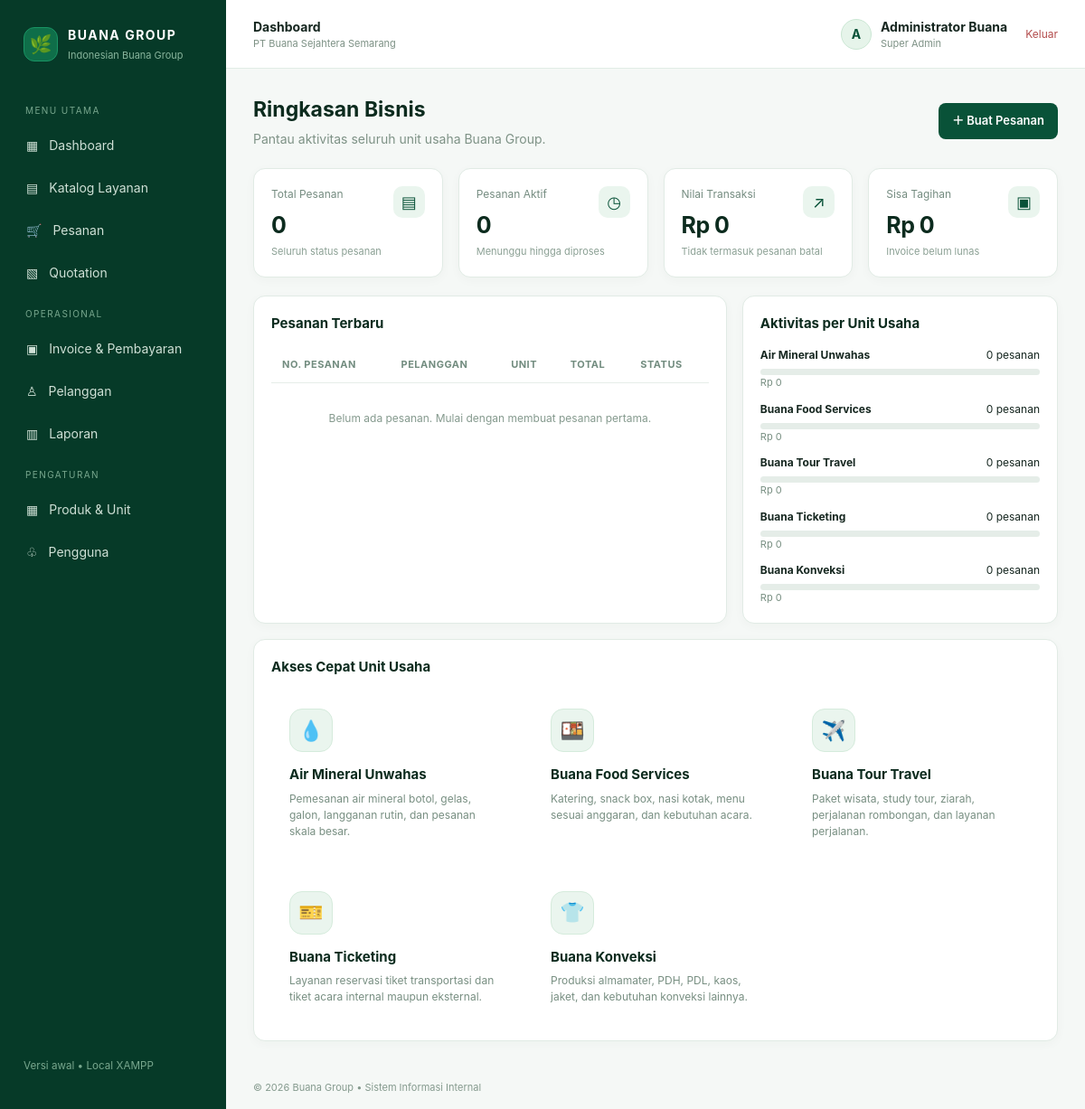
/index.php (signed in), run on the app's committed database.
### tables this page shows
CREATE TABLE business_units (
 id INT AUTO_INCREMENT PRIMARY KEY,
 name VARCHAR(120) NOT NULL,
 slug VARCHAR(80) NOT NULL UNIQUE,
 icon VARCHAR(20) DEFAULT '▣',
 description TEXT,
 is_active TINYINT(1) DEFAULT 1,
 created_at TIMESTAMP DEFAULT CURRENT_TIMESTAMP
);

### includes/functions.php (called while the page is built, shortened)
<?php
function e($v): string { return htmlspecialchars((string)$v, ENT_QUOTES, 'UTF-8'); }
function rupiah($n): string { return 'Rp '.number_format((float)$n, 0, ',', '.'); }

### index.php (the view, shortened to what this page needs)
<?php
require_once 'includes/functions.php'; require_login(); page_title('Dashboard');
$pdo=db();
$orders=(int)$pdo->query("SELECT COUNT(*) FROM orders")->fetchColumn();
$pending=(int)$pdo->query("SELECT COUNT(*) FROM orders WHERE status IN ('pending','approved','processing')")->fetchColumn();
$sales=(float)$pdo->query("SELECT COALESCE(SUM(total),0) FROM orders WHERE status<>'cancelled'")->fetchColumn();
$receivable=(float)$pdo->query("SELECT COALESCE(SUM(total-paid_amount),0) FROM invoices WHERE status<>'paid'")->fetchColumn();
$recent=$pdo->query("SELECT o.*,u.name customer,bu.name unit_name FROM orders o LEFT JOIN users u ON u.id=o.customer_id LEFT JOIN business_units bu ON bu.id=o.unit_id ORDER BY o.created_at DESC LIMIT 8")->fetchAll();
$units=$pdo->query("SELECT bu.*,COUNT(o.id) order_count,COALESCE(SUM(CASE WHEN o.status<>'cancelled' THEN o.total ELSE 0 END),0) revenue FROM business_units bu LEFT JOIN orders o ON o.unit_id=bu.id GROUP BY bu.id ORDER BY bu.id")->fetchAll();
include 'includes/header.php';
?>
<div class="page-head"><div><h1>Ringkasan Bisnis</h1><p class="sub">Pantau aktivitas seluruh unit usaha Buana Group.</p></div><a class="btn gold" href="order_create.php">＋ Buat Pesanan</a></div>
<div class="grid stats">
<div class="card"><span class="stat-icon">▤</span><div class="stat-label">Total Pesanan</div><div class="stat-value"><?=number_format($orders)?></div><div class="stat-note">Seluruh status pesanan</div></div>
<div class="card"><span class="stat-icon">◷</span><div class="stat-label">Pesanan Aktif</div><div class="stat-value"><?=number_format($pending)?></div><div class="stat-note">Menunggu hingga diproses</div></div>
<div class="card"><span class="stat-icon">↗</span><div class="stat-label">Nilai Transaksi</div><div class="stat-value"><?=rupiah($sales)?></div><div class="stat-note">Tidak termasuk pesanan batal</div></div>
<div class="card"><span class="stat-icon">▣</span><div class="stat-label">Sisa Tagihan</div><div class="stat-value"><?=rupiah($receivable)?></div><div class="stat-note">Invoice belum lunas</div></div>
</div>
<div class="grid two-col">
<div class="card"><h2 class="section-title">Pesanan Terbaru</h2><div class="table-wrap"><table><thead><tr><th>No. Pesanan</th><th>Pelanggan</th><th>Unit</th><th>Total</th><th>Status</th></tr></thead><tbody>
<?php if(!$recent): ?><tr><td colspan="5" class="empty">Belum ada pesanan. Mulai dengan membuat pesanan pertama.</td></tr><?php endif; ?></tbody></table></div></div>
<div class="card"><h2 class="section-title">Aktivitas per Unit Usaha</h2><div class="progress-list">
<?php  foreach($units as $u): ?><div><div class="progress-row"><b><?=e($u['name'])?></b><span><?=number_format($u['order_count'])?> pesanan</span></div><div class="bar"></div><div class="small-text"><?=rupiah($u['revenue'])?></div></div><?php endforeach; ?>
</div></div></div>
<div class="card" style="margin-top:17px"><h2 class="section-title">Akses Cepat Unit Usaha</h2><div class="grid unit-grid">
<?php foreach($units as $u): ?><div class="unit-card"><div class="unit-icon"><?=e($u['icon'])?></div><h3><?=e($u['name'])?></h3><p><?=e($u['description'])?></p></div><?php endforeach; ?>
</div></div>
<?php include 'includes/footer.php'; ?>

### assets/style.css (style rules this page uses)
* { box-sizing:border-box }
body { margin:0;background:#f5f8f6;color:#162720;font:14px/1.5 Inter,Segoe UI,Arial,sans-serif }
.page-head { display:flex;justify-content:space-between;align-items:center;gap:15px;margin-bottom:22px }
.page-head h1 { font-size:23px;margin:0 0 4px;color:#0c2b1e }
.sub { color:#7e9286;margin:0 }
.btn { display:inline-flex;align-items:center;justify-content:center;gap:7px;background:#095238;color:white;border:0;border-radius:8px;padding:10px 15px;text-decoration:none;font-weight:600;cursor:pointer;font-size:13px;transition:background .15s }
.btn.gold { background:#095238;color:#ffffff }
.grid { display:grid;gap:17px }
.stats { grid-template-columns:repeat(4,minmax(0,1fr));margin-bottom:20px }
.card { background:white;border:1px solid #e1ebe5;border-radius:13px;padding:19px;box-shadow:0 3px 12px rgba(6,58,40,.03) }
.stat-label { color:#758c80;font-size:12px }
.stat-value { font-size:25px;font-weight:750;margin:7px 0 2px;letter-spacing:-.5px;color:#0c2b1e }
.stat-note { font-size:11px;color:#8ba094 }
.stat-icon { float:right;width:35px;height:35px;border-radius:10px;background:#eaf5ee;display:grid;place-items:center;color:#095238;font-size:18px }
.two-col { grid-template-columns:1.5fr 1fr }
.section-title { font-size:15px;margin:0 0 15px;color:#0c2b1e }
.table-wrap { overflow:auto }
table { width:100%;border-collapse:collapse;white-space:nowrap }
th { text-align:left;color:#728c7f;font-size:11px;font-weight:650;text-transform:uppercase;letter-spacing:.5px;padding:11px 12px;border-bottom:1px solid #e5ede8 }
td { padding:13px 12px;border-bottom:1px solid #ecf3ee;font-size:12px }
tr:last-child td { border-bottom:0 }
.unit-grid { grid-template-columns:repeat(3,minmax(0,1fr)) }
.unit-card { padding:20px }
.unit-icon { width:48px;height:48px;border-radius:14px;background:#eaf5ee;color:#095238;display:grid;place-items:center;font-size:22px;margin-bottom:14px;border:1px solid #d5ebdc }
.unit-card h3 { margin:0 0 6px;font-size:15px;color:#0c2b1e }
.unit-card p { margin:0;color:#788f82;font-size:12px }
.empty { padding:30px;text-align:center;color:#859a8e }
.progress-list { display:grid;gap:12px }
.progress-row { display:flex;justify-content:space-between;gap:10px;font-size:12px }
.bar { height:7px;background:#e5ede8;border-radius:9px;overflow:hidden;margin-top:6px }
.small-text { font-size:11px;color:#788f82 }

### data on the page
business_units: name "Air Mineral Unwahas", order_count "0", revenue "Rp 0", icon "💧", description "Pemesanan air mineral botol, gelas, galon, langganan rutin, dan pesanan skala besar."
business_units: name "Buana Food Services", order_count "0", revenue "Rp 0", icon "🍱", description "Katering, snack box, nasi kotak, menu sesuai anggaran, dan kebutuhan acara."
business_units: name "Buana Tour Travel", order_count "0", revenue "Rp 0", icon "✈️", description "Paket wisata, study tour, ziarah, perjalanan rombongan, dan layanan perjalanan."
business_units: name "Buana Ticketing", order_count "0", revenue "Rp 0", icon "🎫", description "Layanan reservasi tiket transportasi dan tiket acara internal maupun eksternal."
business_units: name "Buana Konveksi", order_count "0", revenue "Rp 0", icon "👕", description "Produksi almamater, PDH, PDL, kaos, jaket, dan kebutuhan konveksi lainnya."

### other printed values
$title "Dashboard"
substr($me['name'],0,1) "A"
$me['name'] "Administrator Buana"
str_replace('_',' ',$me['role']) "Super Admin"
$orders "0"
$pending "0"
rupiah($sales) "Rp 0"
rupiah($receivable) "Rp 0"
